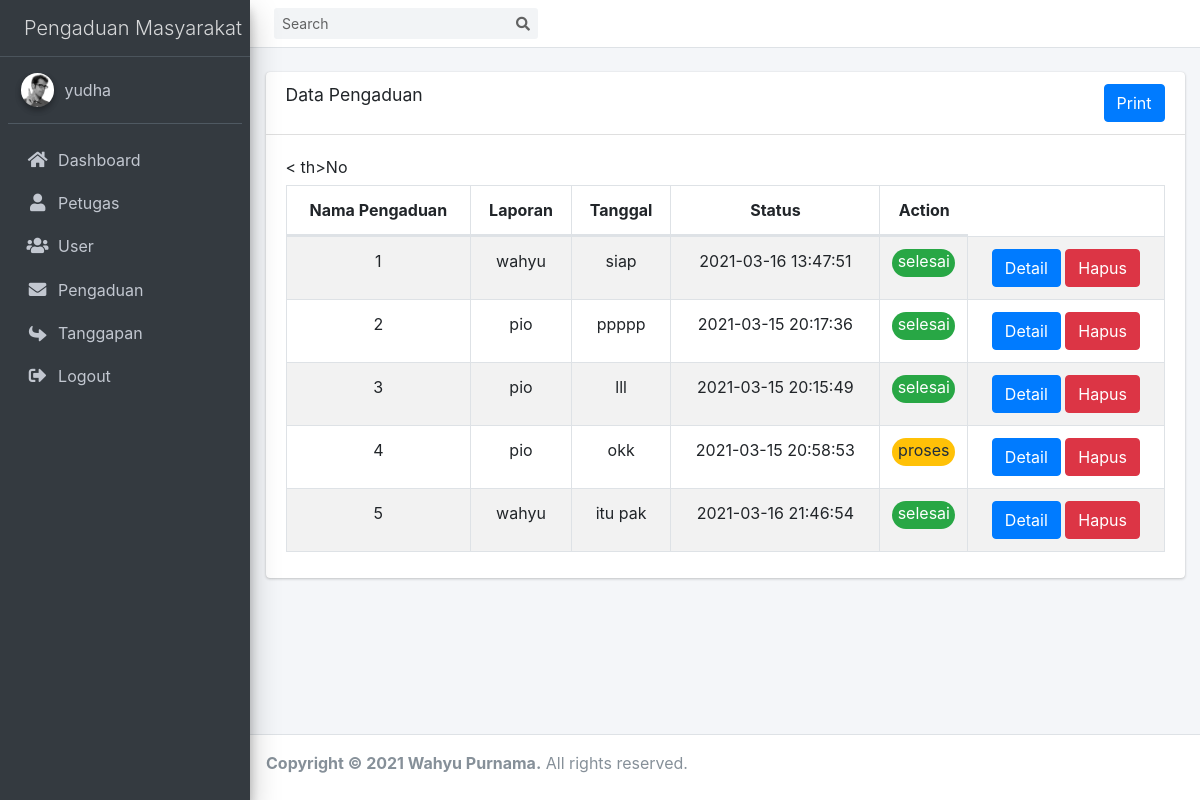
Screenshot of /index.php?page=pengaduan (signed in) with the database file from the repository.
### tables this page shows
CREATE TABLE `pengaduan` (
  `id_pengaduan` int(11) NOT NULL,
  `tgl_pengaduan` datetime NOT NULL ON UPDATE CURRENT_TIMESTAMP,
  `nik` char(16) NOT NULL,
  `isi_laporan` text NOT NULL,
  `foto` varchar(255) NOT NULL,
  `status` enum('0','proses','selesai','') NOT NULL,
  `delete_at` datetime DEFAULT NULL
);

CREATE TABLE `masyarakat` (
  `nik` char(16) NOT NULL,
  `nama` varchar(100) NOT NULL,
  `username` varchar(50) NOT NULL,
  `password` varchar(255) NOT NULL,
  `telp` varchar(14) NOT NULL
);

### model/User.php (called while the page is built, shortened)
<?php
class User extends Database
{
    private $db;
    public function __construct()
    {
        $this->db = $this->conn();
    }
    public function getByUser($u)
    {
        $sql =  "SELECT nik FROM masyarakat WHERE username='$u'";
        $data = $this->db->query($sql);
        return $data->fetch_assoc();
    }
}

### model/Database.php (called while the page is built, shortened)
<?php
class Database
{
    private $hs = 'localhost';
    private $us = 'wahyu';
    private $pw = 'wahyup';
    private $db = 'ukk_pengaduan';
    public function conn()
    {
        $return = mysqli_connect($this->hs,$this->us,$this->pw,$this->db);
        return $return;
    }
}

### model/Pengaduan.php (called while the page is built, shortened)
<?php
class Pengaduan extends Database
{
    private $db;
    function __construct()
    {
        $this->db = $this->conn();
    }
    public function getData()
    {
        $sql = "SELECT * FROM pengaduan INNER JOIN masyarakat using(nik)";
        $data = $this->db->query($sql);
        if ($data->num_rows == 0) {
            $hasil = [];
        }else{
            while ($h = $data->fetch_assoc()) {
                $hasil[] = $h;
            }
        }
        return $hasil;
    }
}

### views/pengaduan.php (the view, shortened to what this page needs)
<?php
    $pe = new Pengaduan();
    if (isset($_SESSION['level'])) {
        if ($_SESSION['level'] == 1 || $_SESSION['level'] == 0) {
            $data = $pe->getData();
        }
    }else {
        $data = $pe->getDataBy($_SESSION['user']);
    }
    $u = new User();
    $dataU = $u->getByUser($_SESSION['user']);
?>
<br>
<div class="card ">
  <div class="card-header ">
    <h3 class="card-title">Data Pengaduan</h3>
    <div class="d-flex justify-content-end">
        <?php if (isset($_SESSION['level']) && $_SESSION['level'] == 1 || $_SESSION['level'] == 0 ): ?>
                <a href="?page=print" target='_blank' class="btn btn-primary">Print </a>
        <?php endif; ?>
    </div>
  </div>
  <div class="card-body">
    <table id="example2" class="table table-bordered table-striped text-center">
      <thead>
      <tr>
        <th>Nama Pengaduan</th>
        <th>Laporan</th>
        <th>Tanggal</th>
        <th>Status</th>
        <th>Action</th>
      </tr>
      </thead>
      <tbody>
          <?php $i = 1 ?>
          <?php foreach ($data as $d): ?>
              <tr>
                <td><?php echo $i++ ?></td>
                <td><?php echo $d['nama'] ?> </td>
                <td><?php echo  substr( $d['isi_laporan'] ,0,30)?></td>
                <td><?php echo $d['tgl_pengaduan'] ?></td>
                <td>
                    <?php if ($d['status'] == 'proses'): ?>
                    <div class="bg-warning pb-1" style="border-radius:30px">
                        <?php echo $d['status'] ?>
                    </div>
                    <?php else: ?>
                        <div class="text-white bg-success pb-1" style="border-radius:30px">
                            <?php echo $d['status'] ?>
                        </div>
                <?php endif; ?>
                </td>
                <td>
                    <?php if (isset($_SESSION['level'])): ?>
                        <a href="?page=detail&id=<?php echo $d['id_pengaduan'] ?>" class="btn btn-primary">Detail</a>
                        <a href="?page=pengaduan&d-id=<?php echo $d['id_pengaduan'] ?>" class="btn btn-danger" onclick="return confirm('Yakin Di Hapus')">Hapus</a>
                    <?php endif; ?>
                </td>
              </tr>
          <?php endforeach; ?>
      </tbody>
    </table>
  </div>
</div>

### rows the page displays
pengaduan: masyarakat.nama "wahyu", isi_laporan "siap", tgl_pengaduan "2021-03-16 13:47:51", status "selesai"
pengaduan: masyarakat.nama "pio", isi_laporan "ppppp", tgl_pengaduan "2021-03-15 20:17:36", status "selesai"
pengaduan: masyarakat.nama "pio", isi_laporan "lll", tgl_pengaduan "2021-03-15 20:15:49", status "selesai"
pengaduan: masyarakat.nama "pio", isi_laporan "okk", tgl_pengaduan "2021-03-15 20:58:53", status "proses"
pengaduan: masyarakat.nama "wahyu", isi_laporan "itu pak", tgl_pengaduan "2021-03-16 21:46:54", status "selesai"

### other values shown
$_SESSION['user'] "yudha"
